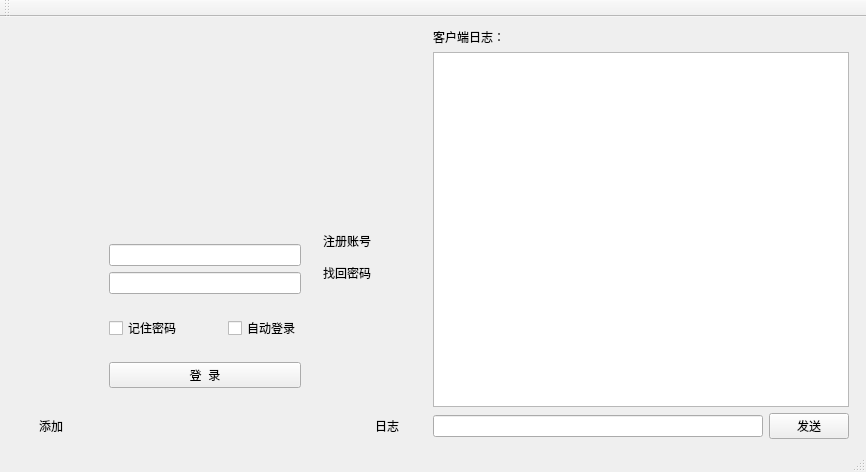
<?xml version="1.0" encoding="UTF-8"?>
<ui version="4.0">
 <class>MainWindow</class>
 <widget class="QMainWindow" name="MainWindow">
  <property name="geometry">
   <rect>
    <x>0</x>
    <y>0</y>
    <width>866</width>
    <height>472</height>
   </rect>
  </property>
  <property name="minimumSize">
   <size>
    <width>866</width>
    <height>472</height>
   </size>
  </property>
  <property name="maximumSize">
   <size>
    <width>866</width>
    <height>472</height>
   </size>
  </property>
  <property name="windowTitle">
   <string>云直播</string>
  </property>
  <property name="windowIcon">
   <iconset resource="pic.qrc">
    <normaloff>:/new/prefix1/logo_R.ico</normaloff>:/new/prefix1/logo_R.ico</iconset>
  </property>
  <widget class="QWidget" name="centralWidget">
   <layout class="QHBoxLayout" name="horizontalLayout_6">
    <item>
     <layout class="QVBoxLayout" name="verticalLayout_6">
      <item>
       <widget class="QLabel" name="label_2">
        <property name="text">
         <string/>
        </property>
        <property name="pixmap">
         <pixmap resource="pic.qrc">:/new/prefix1/cover.jpg</pixmap>
        </property>
       </widget>
      </item>
      <item>
       <spacer name="verticalSpacer">
        <property name="orientation">
         <enum>Qt::Vertical</enum>
        </property>
        <property name="sizeHint" stdset="0">
         <size>
          <width>414</width>
          <height>13</height>
         </size>
        </property>
       </spacer>
      </item>
      <item>
       <layout class="QHBoxLayout" name="horizontalLayout_3">
        <item>
         <layout class="QVBoxLayout" name="verticalLayout_4">
          <item>
           <widget class="QLabel" name="label_3">
            <property name="text">
             <string/>
            </property>
            <property name="pixmap">
             <pixmap resource="pic.qrc">:/new/prefix1/cloud_user.ico</pixmap>
            </property>
            <property name="alignment">
             <set>Qt::AlignRight|Qt::AlignTrailing|Qt::AlignVCenter</set>
            </property>
           </widget>
          </item>
          <item>
           <spacer name="verticalSpacer_2">
            <property name="orientation">
             <enum>Qt::Vertical</enum>
            </property>
            <property name="sizeHint" stdset="0">
             <size>
              <width>20</width>
              <height>40</height>
             </size>
            </property>
           </spacer>
          </item>
          <item>
           <spacer name="horizontalSpacer">
            <property name="orientation">
             <enum>Qt::Horizontal</enum>
            </property>
            <property name="sizeHint" stdset="0">
             <size>
              <width>40</width>
              <height>20</height>
             </size>
            </property>
           </spacer>
          </item>
         </layout>
        </item>
        <item>
         <layout class="QVBoxLayout" name="verticalLayout_3">
          <item>
           <layout class="QVBoxLayout" name="verticalLayout">
            <item>
             <widget class="QLineEdit" name="le_name"/>
            </item>
            <item>
             <widget class="QLineEdit" name="le_passwd">
              <property name="echoMode">
               <enum>QLineEdit::Password</enum>
              </property>
             </widget>
            </item>
           </layout>
          </item>
          <item>
           <layout class="QHBoxLayout" name="horizontalLayout_2">
            <item>
             <widget class="QCheckBox" name="checkBox">
              <property name="text">
               <string>记住密码</string>
              </property>
             </widget>
            </item>
            <item>
             <spacer name="horizontalSpacer_4">
              <property name="orientation">
               <enum>Qt::Horizontal</enum>
              </property>
              <property name="sizeHint" stdset="0">
               <size>
                <width>40</width>
                <height>20</height>
               </size>
              </property>
             </spacer>
            </item>
            <item>
             <widget class="QCheckBox" name="checkBox_2">
              <property name="text">
               <string>自动登录</string>
              </property>
             </widget>
            </item>
           </layout>
          </item>
          <item>
           <widget class="QPushButton" name="btn_login">
            <property name="text">
             <string>登  录</string>
            </property>
           </widget>
          </item>
         </layout>
        </item>
        <item>
         <layout class="QVBoxLayout" name="verticalLayout_5" stretch="0,0">
          <property name="spacing">
           <number>0</number>
          </property>
          <property name="sizeConstraint">
           <enum>QLayout::SetDefaultConstraint</enum>
          </property>
          <item>
           <layout class="QHBoxLayout" name="horizontalLayout">
            <item>
             <layout class="QVBoxLayout" name="verticalLayout_2">
              <item>
               <widget class="QPushButton" name="btn_reg">
                <property name="sizePolicy">
                 <sizepolicy hsizetype="Maximum" vsizetype="Fixed">
                  <horstretch>0</horstretch>
                  <verstretch>0</verstretch>
                 </sizepolicy>
                </property>
                <property name="text">
                 <string>注册账号</string>
                </property>
                <property name="flat">
                 <bool>true</bool>
                </property>
               </widget>
              </item>
              <item>
               <widget class="QPushButton" name="btn_backPasswd">
                <property name="sizePolicy">
                 <sizepolicy hsizetype="Fixed" vsizetype="Fixed">
                  <horstretch>0</horstretch>
                  <verstretch>0</verstretch>
                 </sizepolicy>
                </property>
                <property name="text">
                 <string>找回密码</string>
                </property>
                <property name="flat">
                 <bool>true</bool>
                </property>
               </widget>
              </item>
             </layout>
            </item>
            <item>
             <spacer name="horizontalSpacer_5">
              <property name="orientation">
               <enum>Qt::Horizontal</enum>
              </property>
              <property name="sizeHint" stdset="0">
               <size>
                <width>40</width>
                <height>20</height>
               </size>
              </property>
             </spacer>
            </item>
           </layout>
          </item>
          <item>
           <spacer name="verticalSpacer_3">
            <property name="orientation">
             <enum>Qt::Vertical</enum>
            </property>
            <property name="sizeHint" stdset="0">
             <size>
              <width>20</width>
              <height>40</height>
             </size>
            </property>
           </spacer>
          </item>
         </layout>
        </item>
       </layout>
      </item>
      <item>
       <layout class="QHBoxLayout" name="horizontalLayout_5">
        <item>
         <widget class="QPushButton" name="pushButton_3">
          <property name="text">
           <string>添加</string>
          </property>
          <property name="flat">
           <bool>true</bool>
          </property>
         </widget>
        </item>
        <item>
         <spacer name="horizontalSpacer_3">
          <property name="orientation">
           <enum>Qt::Horizontal</enum>
          </property>
          <property name="sizeHint" stdset="0">
           <size>
            <width>40</width>
            <height>20</height>
           </size>
          </property>
         </spacer>
        </item>
        <item>
         <widget class="QPushButton" name="btn_log">
          <property name="text">
           <string>日志</string>
          </property>
          <property name="flat">
           <bool>true</bool>
          </property>
         </widget>
        </item>
       </layout>
      </item>
     </layout>
    </item>
    <item>
     <layout class="QVBoxLayout" name="verticalLayout_log">
      <item>
       <widget class="QLabel" name="label">
        <property name="text">
         <string>客户端日志：</string>
        </property>
       </widget>
      </item>
      <item>
       <widget class="QTextEdit" name="textEdit"/>
      </item>
      <item>
       <layout class="QHBoxLayout" name="horizontalLayout_4">
        <item>
         <widget class="QLineEdit" name="le_data"/>
        </item>
        <item>
         <widget class="QPushButton" name="btn_send">
          <property name="text">
           <string>发送</string>
          </property>
         </widget>
        </item>
       </layout>
      </item>
     </layout>
    </item>
    <item>
     <widget class="QWidget" name="widget" native="true"/>
    </item>
   </layout>
  </widget>
  <widget class="QMenuBar" name="menuBar">
   <property name="geometry">
    <rect>
     <x>0</x>
     <y>0</y>
     <width>866</width>
     <height>23</height>
    </rect>
   </property>
  </widget>
  <widget class="QToolBar" name="mainToolBar">
   <attribute name="toolBarArea">
    <enum>TopToolBarArea</enum>
   </attribute>
   <attribute name="toolBarBreak">
    <bool>false</bool>
   </attribute>
  </widget>
  <widget class="QStatusBar" name="statusBar"/>
 </widget>
 <layoutdefault spacing="6" margin="11"/>
 <resources>
  <include location="pic.qrc"/>
 </resources>
 <connections/>
</ui>
